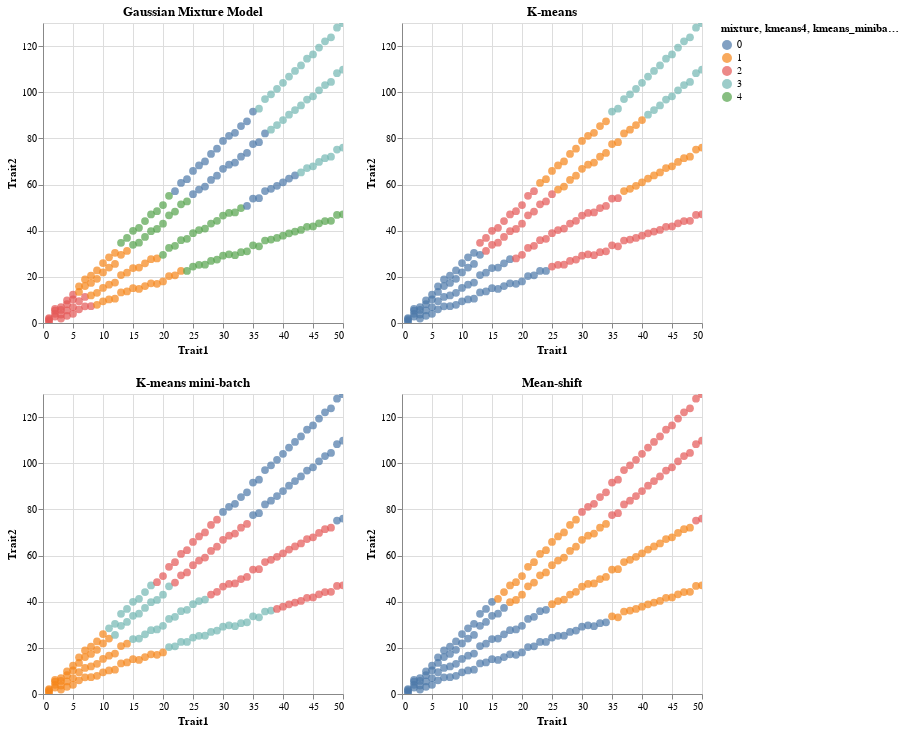

Notebook code for this chart:
### Code cell
(gauss | kmean) & (kminb | means)

### Figure 1 — Vega-Lite specification as saved in the notebook (floating-point values rounded to 4 significant figures; data arrays with more than 128 entries replaced by an {"elided": "..."} marker saying what was removed)
{"config": {"view": {"continuousWidth": 300, "continuousHeight": 300}}, "vconcat": [{"hconcat": [{"mark": {"type": "circle", "size": 60}, "encoding": {"color": {"field": "mixture", "type": "nominal"}, "tooltip": [{"field": "birch", "type": "quantitative"}, {"field": "kmeans4", "type": "quantitative"}, {"field": "kmeans_minibatch4", "type": "quantitative"}, {"field": "Mean-Shift", "type": "quantitative"}], "x": {"field": "Trait1", "type": "quantitative"}, "y": {"field": "Trait2", "type": "quantitative"}}, "name": "view_33", "title": "Gaussian Mixture Model"}, {"mark": {"type": "circle", "size": 60}, "encoding": {"color": {"field": "kmeans4", "type": "nominal"}, "tooltip": [{"field": "birch", "type": "quantitative"}, {"field": "kmeans4", "type": "quantitative"}, {"field": "kmeans_minibatch4", "type": "quantitative"}, {"field": "Mean-Shift", "type": "quantitative"}], "x": {"field": "Trait1", "type": "quantitative"}, "y": {"field": "Trait2", "type": "quantitative"}}, "name": "view_34", "title": "K-means"}]}, {"hconcat": [{"mark": {"type": "circle", "size": 60}, "encoding": {"color": {"field": "kmeans_minibatch4", "type": "nominal"}, "tooltip": [{"field": "birch", "type": "quantitative"}, {"field": "kmeans4", "type": "quantitative"}, {"field": "kmeans_minibatch4", "type": "quantitative"}, {"field": "Mean-Shift", "type": "quantitative"}], "x": {"field": "Trait1", "type": "quantitative"}, "y": {"field": "Trait2", "type": "quantitative"}}, "name": "view_35", "title": "K-means mini-batch"}, {"mark": {"type": "circle", "size": 60}, "encoding": {"color": {"field": "Mean-Shift", "type": "nominal"}, "tooltip": [{"field": "birch", "type": "quantitative"}, {"field": "kmeans4", "type": "quantitative"}, {"field": "kmeans_minibatch4", "type": "quantitative"}, {"field": "Mean-Shift", "type": "quantitative"}], "x": {"field": "Trait1", "type": "quantitative"}, "y": {"field": "Trait2", "type": "quantitative"}}, "name": "view_36", "title": "Mean-shift"}]}], "data": {"name": "data-66a53c9f8bcdb666091c8fe63bbbeba6"}, "params": [{"name": "param_30", "select": {"type": "interval", "encodings": ["x", "y"]}, "bind": "scales", "views": ["view_33"]}, {"name": "param_27", "select": {"type": "interval", "encodings": ["x", "y"]}, "bind": "scales", "views": ["view_34"]}, {"name": "param_28", "select": {"type": "interval", "encodings": ["x", "y"]}, "bind": "scales", "views": ["view_35"]}, {"name": "param_29", "select": {"type": "interval", "encodings": ["x", "y"]}, "bind": "scales", "views": ["view_36"]}], "$schema": "https://vega.github.io/schema/vega-lite/v5.16.3.json", "datasets": {"data-66a53c9f8bcdb666091c8fe63bbbeba6": {"elided": "200 records"}}}
